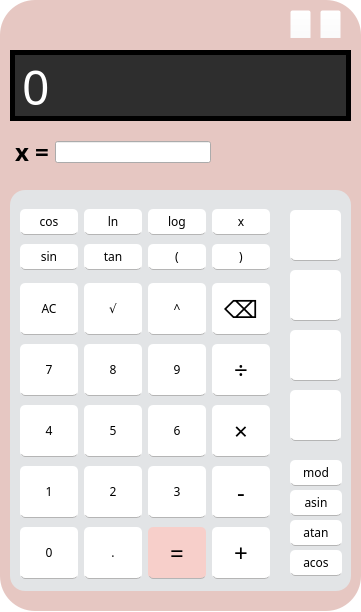
<?xml version="1.0" encoding="UTF-8"?>
<ui version="4.0">
 <class>MainWindow</class>
 <widget class="QMainWindow" name="MainWindow">
  <property name="geometry">
   <rect>
    <x>0</x>
    <y>0</y>
    <width>361</width>
    <height>612</height>
   </rect>
  </property>
  <property name="windowTitle">
   <string>MainWindow</string>
  </property>
  <property name="styleSheet">
   <string notr="true">QMainWindow {
background-color: rgba(255, 255, 255, 0);
border-radius: 15px;
}</string>
  </property>
  <widget class="QWidget" name="centralwidget">
   <widget class="QFrame" name="Calculator">
    <property name="geometry">
     <rect>
      <x>0</x>
      <y>0</y>
      <width>361</width>
      <height>611</height>
     </rect>
    </property>
    <property name="font">
     <font/>
    </property>
    <property name="styleSheet">
     <string notr="true">QFrame {
border-radius: 35%;
background-color: #E6C7C2;
}
</string>
    </property>
    <property name="frameShape">
     <enum>QFrame::StyledPanel</enum>
    </property>
    <property name="frameShadow">
     <enum>QFrame::Raised</enum>
    </property>
    <widget class="QLineEdit" name="InputArea">
     <property name="geometry">
      <rect>
       <x>10</x>
       <y>50</y>
       <width>341</width>
       <height>71</height>
      </rect>
     </property>
     <property name="font">
      <font>
       <family>Digital-7</family>
       <pointsize>36</pointsize>
      </font>
     </property>
     <property name="styleSheet">
      <string notr="true">QLineEdit {
background-color: #2e2e2e;
border: 5px solid black;
border-radius: 0px;
padding: 5px;
color: #fff;
}</string>
     </property>
     <property name="text">
      <string>0</string>
     </property>
    </widget>
    <widget class="QFrame" name="KeyPad">
     <property name="geometry">
      <rect>
       <x>10</x>
       <y>190</y>
       <width>341</width>
       <height>401</height>
      </rect>
     </property>
     <property name="font">
      <font/>
     </property>
     <property name="styleSheet">
      <string notr="true">QFrame {
background-color: #E2E4E6;
border-radius: 15px;
padding: 10px;
}

QPushButton {
color: #000;
border-bottom: 1px solid #b5b5b5;
border-radius:  5px;
background-color: #fff;
}

QPushButton::pressed {
background-color: grey;
}</string>
     </property>
     <property name="frameShape">
      <enum>QFrame::StyledPanel</enum>
     </property>
     <property name="frameShadow">
      <enum>QFrame::Raised</enum>
     </property>
     <widget class="QWidget" name="gridLayoutWidget">
      <property name="geometry">
       <rect>
        <x>10</x>
        <y>10</y>
        <width>252</width>
        <height>391</height>
       </rect>
      </property>
      <layout class="QGridLayout" name="Main_Btns">
       <property name="sizeConstraint">
        <enum>QLayout::SetDefaultConstraint</enum>
       </property>
       <property name="leftMargin">
        <number>0</number>
       </property>
       <property name="topMargin">
        <number>0</number>
       </property>
       <property name="rightMargin">
        <number>0</number>
       </property>
       <property name="bottomMargin">
        <number>5</number>
       </property>
       <property name="horizontalSpacing">
        <number>-1</number>
       </property>
       <property name="verticalSpacing">
        <number>0</number>
       </property>
       <item row="3" column="3">
        <widget class="QPushButton" name="pushButton_div">
         <property name="sizePolicy">
          <sizepolicy hsizetype="Maximum" vsizetype="Maximum">
           <horstretch>0</horstretch>
           <verstretch>0</verstretch>
          </sizepolicy>
         </property>
         <property name="minimumSize">
          <size>
           <width>52</width>
           <height>52</height>
          </size>
         </property>
         <property name="maximumSize">
          <size>
           <width>58</width>
           <height>44</height>
          </size>
         </property>
         <property name="baseSize">
          <size>
           <width>30</width>
           <height>30</height>
          </size>
         </property>
         <property name="font">
          <font>
           <family>Fira Code</family>
           <pointsize>18</pointsize>
          </font>
         </property>
         <property name="text">
          <string>÷</string>
         </property>
        </widget>
       </item>
       <item row="5" column="2">
        <widget class="QPushButton" name="pushButton_three">
         <property name="sizePolicy">
          <sizepolicy hsizetype="Maximum" vsizetype="Maximum">
           <horstretch>0</horstretch>
           <verstretch>0</verstretch>
          </sizepolicy>
         </property>
         <property name="minimumSize">
          <size>
           <width>52</width>
           <height>52</height>
          </size>
         </property>
         <property name="maximumSize">
          <size>
           <width>58</width>
           <height>44</height>
          </size>
         </property>
         <property name="baseSize">
          <size>
           <width>30</width>
           <height>30</height>
          </size>
         </property>
         <property name="font">
          <font>
           <family>Fira Code</family>
          </font>
         </property>
         <property name="text">
          <string>3</string>
         </property>
        </widget>
       </item>
       <item row="6" column="2">
        <widget class="QPushButton" name="pushButton_eq">
         <property name="sizePolicy">
          <sizepolicy hsizetype="Maximum" vsizetype="Maximum">
           <horstretch>0</horstretch>
           <verstretch>0</verstretch>
          </sizepolicy>
         </property>
         <property name="minimumSize">
          <size>
           <width>52</width>
           <height>52</height>
          </size>
         </property>
         <property name="maximumSize">
          <size>
           <width>58</width>
           <height>44</height>
          </size>
         </property>
         <property name="baseSize">
          <size>
           <width>30</width>
           <height>30</height>
          </size>
         </property>
         <property name="font">
          <font>
           <family>Fira Code</family>
           <pointsize>18</pointsize>
          </font>
         </property>
         <property name="styleSheet">
          <string notr="true">#pushButton_eq {
background-color: #F7CFCA;
}



#pushButton_eq:pressed {
background-color: #BF8F8F;
}</string>
         </property>
         <property name="text">
          <string>=</string>
         </property>
        </widget>
       </item>
       <item row="4" column="2">
        <widget class="QPushButton" name="pushButton_six">
         <property name="sizePolicy">
          <sizepolicy hsizetype="Maximum" vsizetype="Maximum">
           <horstretch>0</horstretch>
           <verstretch>0</verstretch>
          </sizepolicy>
         </property>
         <property name="minimumSize">
          <size>
           <width>52</width>
           <height>52</height>
          </size>
         </property>
         <property name="maximumSize">
          <size>
           <width>58</width>
           <height>44</height>
          </size>
         </property>
         <property name="baseSize">
          <size>
           <width>30</width>
           <height>30</height>
          </size>
         </property>
         <property name="font">
          <font>
           <family>Fira Code</family>
          </font>
         </property>
         <property name="text">
          <string>6</string>
         </property>
        </widget>
       </item>
       <item row="1" column="3">
        <widget class="QPushButton" name="pushButton_clbracket">
         <property name="sizePolicy">
          <sizepolicy hsizetype="Maximum" vsizetype="Maximum">
           <horstretch>0</horstretch>
           <verstretch>0</verstretch>
          </sizepolicy>
         </property>
         <property name="minimumSize">
          <size>
           <width>52</width>
           <height>26</height>
          </size>
         </property>
         <property name="maximumSize">
          <size>
           <width>58</width>
           <height>26</height>
          </size>
         </property>
         <property name="baseSize">
          <size>
           <width>30</width>
           <height>30</height>
          </size>
         </property>
         <property name="font">
          <font>
           <family>Fira Code</family>
          </font>
         </property>
         <property name="text">
          <string>)</string>
         </property>
        </widget>
       </item>
       <item row="0" column="2">
        <widget class="QPushButton" name="pushButton_log">
         <property name="sizePolicy">
          <sizepolicy hsizetype="Maximum" vsizetype="Maximum">
           <horstretch>0</horstretch>
           <verstretch>0</verstretch>
          </sizepolicy>
         </property>
         <property name="minimumSize">
          <size>
           <width>52</width>
           <height>26</height>
          </size>
         </property>
         <property name="maximumSize">
          <size>
           <width>58</width>
           <height>26</height>
          </size>
         </property>
         <property name="baseSize">
          <size>
           <width>30</width>
           <height>30</height>
          </size>
         </property>
         <property name="font">
          <font>
           <family>Fira Code</family>
          </font>
         </property>
         <property name="text">
          <string>log</string>
         </property>
        </widget>
       </item>
       <item row="5" column="3">
        <widget class="QPushButton" name="pushButton_minus">
         <property name="sizePolicy">
          <sizepolicy hsizetype="Maximum" vsizetype="Maximum">
           <horstretch>0</horstretch>
           <verstretch>0</verstretch>
          </sizepolicy>
         </property>
         <property name="minimumSize">
          <size>
           <width>52</width>
           <height>52</height>
          </size>
         </property>
         <property name="maximumSize">
          <size>
           <width>58</width>
           <height>44</height>
          </size>
         </property>
         <property name="baseSize">
          <size>
           <width>30</width>
           <height>30</height>
          </size>
         </property>
         <property name="font">
          <font>
           <family>Fira Code</family>
           <pointsize>18</pointsize>
          </font>
         </property>
         <property name="text">
          <string>-</string>
         </property>
        </widget>
       </item>
       <item row="4" column="0">
        <widget class="QPushButton" name="pushButton_four">
         <property name="sizePolicy">
          <sizepolicy hsizetype="Maximum" vsizetype="Maximum">
           <horstretch>0</horstretch>
           <verstretch>0</verstretch>
          </sizepolicy>
         </property>
         <property name="minimumSize">
          <size>
           <width>52</width>
           <height>52</height>
          </size>
         </property>
         <property name="maximumSize">
          <size>
           <width>58</width>
           <height>44</height>
          </size>
         </property>
         <property name="baseSize">
          <size>
           <width>30</width>
           <height>30</height>
          </size>
         </property>
         <property name="font">
          <font>
           <family>Fira Code</family>
          </font>
         </property>
         <property name="text">
          <string>4</string>
         </property>
        </widget>
       </item>
       <item row="0" column="1">
        <widget class="QPushButton" name="pushButton_ln">
         <property name="sizePolicy">
          <sizepolicy hsizetype="Maximum" vsizetype="Maximum">
           <horstretch>0</horstretch>
           <verstretch>0</verstretch>
          </sizepolicy>
         </property>
         <property name="minimumSize">
          <size>
           <width>52</width>
           <height>26</height>
          </size>
         </property>
         <property name="maximumSize">
          <size>
           <width>58</width>
           <height>26</height>
          </size>
         </property>
         <property name="baseSize">
          <size>
           <width>30</width>
           <height>30</height>
          </size>
         </property>
         <property name="font">
          <font>
           <family>Fira Code</family>
          </font>
         </property>
         <property name="text">
          <string>ln</string>
         </property>
        </widget>
       </item>
       <item row="4" column="1">
        <widget class="QPushButton" name="pushButton_five">
         <property name="sizePolicy">
          <sizepolicy hsizetype="Maximum" vsizetype="Maximum">
           <horstretch>0</horstretch>
           <verstretch>0</verstretch>
          </sizepolicy>
         </property>
         <property name="minimumSize">
          <size>
           <width>52</width>
           <height>52</height>
          </size>
         </property>
         <property name="maximumSize">
          <size>
           <width>58</width>
           <height>44</height>
          </size>
         </property>
         <property name="baseSize">
          <size>
           <width>30</width>
           <height>30</height>
          </size>
         </property>
         <property name="font">
          <font>
           <family>Fira Code</family>
          </font>
         </property>
         <property name="text">
          <string>5</string>
         </property>
        </widget>
       </item>
       <item row="5" column="0">
        <widget class="QPushButton" name="pushButton_one">
         <property name="sizePolicy">
          <sizepolicy hsizetype="Maximum" vsizetype="Maximum">
           <horstretch>0</horstretch>
           <verstretch>0</verstretch>
          </sizepolicy>
         </property>
         <property name="minimumSize">
          <size>
           <width>52</width>
           <height>52</height>
          </size>
         </property>
         <property name="maximumSize">
          <size>
           <width>58</width>
           <height>44</height>
          </size>
         </property>
         <property name="baseSize">
          <size>
           <width>30</width>
           <height>30</height>
          </size>
         </property>
         <property name="font">
          <font>
           <family>Fira Code</family>
          </font>
         </property>
         <property name="text">
          <string>1</string>
         </property>
        </widget>
       </item>
       <item row="1" column="1">
        <widget class="QPushButton" name="pushButton_tan">
         <property name="sizePolicy">
          <sizepolicy hsizetype="Maximum" vsizetype="Maximum">
           <horstretch>0</horstretch>
           <verstretch>0</verstretch>
          </sizepolicy>
         </property>
         <property name="minimumSize">
          <size>
           <width>52</width>
           <height>26</height>
          </size>
         </property>
         <property name="maximumSize">
          <size>
           <width>58</width>
           <height>26</height>
          </size>
         </property>
         <property name="baseSize">
          <size>
           <width>30</width>
           <height>30</height>
          </size>
         </property>
         <property name="font">
          <font>
           <family>Fira Code</family>
          </font>
         </property>
         <property name="text">
          <string>tan</string>
         </property>
        </widget>
       </item>
       <item row="3" column="0">
        <widget class="QPushButton" name="pushButton_seven">
         <property name="sizePolicy">
          <sizepolicy hsizetype="Maximum" vsizetype="Maximum">
           <horstretch>0</horstretch>
           <verstretch>0</verstretch>
          </sizepolicy>
         </property>
         <property name="minimumSize">
          <size>
           <width>52</width>
           <height>52</height>
          </size>
         </property>
         <property name="maximumSize">
          <size>
           <width>58</width>
           <height>44</height>
          </size>
         </property>
         <property name="baseSize">
          <size>
           <width>30</width>
           <height>30</height>
          </size>
         </property>
         <property name="font">
          <font>
           <family>Fira Code</family>
          </font>
         </property>
         <property name="text">
          <string>7</string>
         </property>
        </widget>
       </item>
       <item row="6" column="3">
        <widget class="QPushButton" name="pushButton_plus">
         <property name="sizePolicy">
          <sizepolicy hsizetype="Maximum" vsizetype="Maximum">
           <horstretch>0</horstretch>
           <verstretch>0</verstretch>
          </sizepolicy>
         </property>
         <property name="minimumSize">
          <size>
           <width>52</width>
           <height>52</height>
          </size>
         </property>
         <property name="maximumSize">
          <size>
           <width>58</width>
           <height>44</height>
          </size>
         </property>
         <property name="baseSize">
          <size>
           <width>30</width>
           <height>30</height>
          </size>
         </property>
         <property name="font">
          <font>
           <family>Fira Code</family>
           <pointsize>18</pointsize>
          </font>
         </property>
         <property name="text">
          <string>+</string>
         </property>
        </widget>
       </item>
       <item row="5" column="1">
        <widget class="QPushButton" name="pushButton_two">
         <property name="sizePolicy">
          <sizepolicy hsizetype="Maximum" vsizetype="Maximum">
           <horstretch>0</horstretch>
           <verstretch>0</verstretch>
          </sizepolicy>
         </property>
         <property name="minimumSize">
          <size>
           <width>52</width>
           <height>52</height>
          </size>
         </property>
         <property name="maximumSize">
          <size>
           <width>58</width>
           <height>44</height>
          </size>
         </property>
         <property name="baseSize">
          <size>
           <width>30</width>
           <height>30</height>
          </size>
         </property>
         <property name="font">
          <font>
           <family>Fira Code</family>
          </font>
         </property>
         <property name="text">
          <string>2</string>
         </property>
        </widget>
       </item>
       <item row="6" column="0">
        <widget class="QPushButton" name="pushButton_zero">
         <property name="sizePolicy">
          <sizepolicy hsizetype="Maximum" vsizetype="Maximum">
           <horstretch>0</horstretch>
           <verstretch>0</verstretch>
          </sizepolicy>
         </property>
         <property name="minimumSize">
          <size>
           <width>52</width>
           <height>52</height>
          </size>
         </property>
         <property name="maximumSize">
          <size>
           <width>58</width>
           <height>44</height>
          </size>
         </property>
         <property name="baseSize">
          <size>
           <width>30</width>
           <height>30</height>
          </size>
         </property>
         <property name="font">
          <font>
           <family>Fira Code</family>
          </font>
         </property>
         <property name="text">
          <string>0</string>
         </property>
        </widget>
       </item>
       <item row="3" column="2">
        <widget class="QPushButton" name="pushButton_nine">
         <property name="sizePolicy">
          <sizepolicy hsizetype="Maximum" vsizetype="Maximum">
           <horstretch>0</horstretch>
           <verstretch>0</verstretch>
          </sizepolicy>
         </property>
         <property name="minimumSize">
          <size>
           <width>52</width>
           <height>52</height>
          </size>
         </property>
         <property name="maximumSize">
          <size>
           <width>58</width>
           <height>44</height>
          </size>
         </property>
         <property name="baseSize">
          <size>
           <width>30</width>
           <height>30</height>
          </size>
         </property>
         <property name="font">
          <font>
           <family>Fira Code</family>
          </font>
         </property>
         <property name="text">
          <string>9</string>
         </property>
        </widget>
       </item>
       <item row="3" column="1">
        <widget class="QPushButton" name="pushButton_eight">
         <property name="sizePolicy">
          <sizepolicy hsizetype="Maximum" vsizetype="Maximum">
           <horstretch>0</horstretch>
           <verstretch>0</verstretch>
          </sizepolicy>
         </property>
         <property name="minimumSize">
          <size>
           <width>52</width>
           <height>52</height>
          </size>
         </property>
         <property name="maximumSize">
          <size>
           <width>58</width>
           <height>44</height>
          </size>
         </property>
         <property name="baseSize">
          <size>
           <width>30</width>
           <height>30</height>
          </size>
         </property>
         <property name="font">
          <font>
           <family>Fira Code</family>
          </font>
         </property>
         <property name="text">
          <string>8</string>
         </property>
        </widget>
       </item>
       <item row="0" column="3">
        <widget class="QPushButton" name="pushButton_x">
         <property name="sizePolicy">
          <sizepolicy hsizetype="Maximum" vsizetype="Maximum">
           <horstretch>0</horstretch>
           <verstretch>0</verstretch>
          </sizepolicy>
         </property>
         <property name="minimumSize">
          <size>
           <width>52</width>
           <height>26</height>
          </size>
         </property>
         <property name="maximumSize">
          <size>
           <width>58</width>
           <height>26</height>
          </size>
         </property>
         <property name="baseSize">
          <size>
           <width>30</width>
           <height>30</height>
          </size>
         </property>
         <property name="font">
          <font>
           <family>Fira Code</family>
          </font>
         </property>
         <property name="text">
          <string>x</string>
         </property>
        </widget>
       </item>
       <item row="1" column="0">
        <widget class="QPushButton" name="pushButton_sin">
         <property name="sizePolicy">
          <sizepolicy hsizetype="Maximum" vsizetype="Maximum">
           <horstretch>0</horstretch>
           <verstretch>0</verstretch>
          </sizepolicy>
         </property>
         <property name="minimumSize">
          <size>
           <width>52</width>
           <height>26</height>
          </size>
         </property>
         <property name="maximumSize">
          <size>
           <width>58</width>
           <height>26</height>
          </size>
         </property>
         <property name="baseSize">
          <size>
           <width>30</width>
           <height>30</height>
          </size>
         </property>
         <property name="font">
          <font>
           <family>Fira Code</family>
          </font>
         </property>
         <property name="text">
          <string>sin</string>
         </property>
        </widget>
       </item>
       <item row="6" column="1">
        <widget class="QPushButton" name="pushButton_dot">
         <property name="sizePolicy">
          <sizepolicy hsizetype="Maximum" vsizetype="Maximum">
           <horstretch>0</horstretch>
           <verstretch>0</verstretch>
          </sizepolicy>
         </property>
         <property name="minimumSize">
          <size>
           <width>52</width>
           <height>52</height>
          </size>
         </property>
         <property name="maximumSize">
          <size>
           <width>58</width>
           <height>44</height>
          </size>
         </property>
         <property name="baseSize">
          <size>
           <width>30</width>
           <height>30</height>
          </size>
         </property>
         <property name="font">
          <font>
           <family>Fira Code</family>
          </font>
         </property>
         <property name="text">
          <string>.</string>
         </property>
        </widget>
       </item>
       <item row="0" column="0">
        <widget class="QPushButton" name="pushButton_cos">
         <property name="sizePolicy">
          <sizepolicy hsizetype="Maximum" vsizetype="Maximum">
           <horstretch>0</horstretch>
           <verstretch>0</verstretch>
          </sizepolicy>
         </property>
         <property name="minimumSize">
          <size>
           <width>52</width>
           <height>26</height>
          </size>
         </property>
         <property name="maximumSize">
          <size>
           <width>58</width>
           <height>26</height>
          </size>
         </property>
         <property name="baseSize">
          <size>
           <width>30</width>
           <height>30</height>
          </size>
         </property>
         <property name="font">
          <font>
           <family>Fira Code</family>
          </font>
         </property>
         <property name="text">
          <string>cos</string>
         </property>
        </widget>
       </item>
       <item row="1" column="2">
        <widget class="QPushButton" name="pushButton_opbracket">
         <property name="sizePolicy">
          <sizepolicy hsizetype="Maximum" vsizetype="Maximum">
           <horstretch>0</horstretch>
           <verstretch>0</verstretch>
          </sizepolicy>
         </property>
         <property name="minimumSize">
          <size>
           <width>52</width>
           <height>26</height>
          </size>
         </property>
         <property name="maximumSize">
          <size>
           <width>58</width>
           <height>26</height>
          </size>
         </property>
         <property name="baseSize">
          <size>
           <width>30</width>
           <height>30</height>
          </size>
         </property>
         <property name="font">
          <font>
           <family>Fira Code</family>
          </font>
         </property>
         <property name="text">
          <string>(</string>
         </property>
        </widget>
       </item>
       <item row="4" column="3">
        <widget class="QPushButton" name="pushButton_mult">
         <property name="sizePolicy">
          <sizepolicy hsizetype="Maximum" vsizetype="Maximum">
           <horstretch>0</horstretch>
           <verstretch>0</verstretch>
          </sizepolicy>
         </property>
         <property name="minimumSize">
          <size>
           <width>52</width>
           <height>52</height>
          </size>
         </property>
         <property name="maximumSize">
          <size>
           <width>58</width>
           <height>44</height>
          </size>
         </property>
         <property name="baseSize">
          <size>
           <width>30</width>
           <height>30</height>
          </size>
         </property>
         <property name="font">
          <font>
           <family>Fira Code</family>
           <pointsize>18</pointsize>
          </font>
         </property>
         <property name="text">
          <string>×</string>
         </property>
        </widget>
       </item>
       <item row="2" column="0">
        <widget class="QPushButton" name="pushButton_clear">
         <property name="sizePolicy">
          <sizepolicy hsizetype="Maximum" vsizetype="Maximum">
           <horstretch>0</horstretch>
           <verstretch>0</verstretch>
          </sizepolicy>
         </property>
         <property name="minimumSize">
          <size>
           <width>52</width>
           <height>52</height>
          </size>
         </property>
         <property name="maximumSize">
          <size>
           <width>58</width>
           <height>44</height>
          </size>
         </property>
         <property name="baseSize">
          <size>
           <width>30</width>
           <height>30</height>
          </size>
         </property>
         <property name="font">
          <font>
           <family>Fira Code</family>
          </font>
         </property>
         <property name="text">
          <string>AC</string>
         </property>
        </widget>
       </item>
       <item row="2" column="1">
        <widget class="QPushButton" name="pushButton_sqrt">
         <property name="sizePolicy">
          <sizepolicy hsizetype="Maximum" vsizetype="Maximum">
           <horstretch>0</horstretch>
           <verstretch>0</verstretch>
          </sizepolicy>
         </property>
         <property name="minimumSize">
          <size>
           <width>52</width>
           <height>52</height>
          </size>
         </property>
         <property name="maximumSize">
          <size>
           <width>58</width>
           <height>44</height>
          </size>
         </property>
         <property name="baseSize">
          <size>
           <width>30</width>
           <height>30</height>
          </size>
         </property>
         <property name="font">
          <font>
           <family>Fira Code</family>
          </font>
         </property>
         <property name="text">
          <string>√</string>
         </property>
        </widget>
       </item>
       <item row="2" column="3">
        <widget class="QPushButton" name="pushButton_del">
         <property name="sizePolicy">
          <sizepolicy hsizetype="Maximum" vsizetype="Maximum">
           <horstretch>0</horstretch>
           <verstretch>0</verstretch>
          </sizepolicy>
         </property>
         <property name="minimumSize">
          <size>
           <width>52</width>
           <height>52</height>
          </size>
         </property>
         <property name="maximumSize">
          <size>
           <width>58</width>
           <height>44</height>
          </size>
         </property>
         <property name="baseSize">
          <size>
           <width>30</width>
           <height>30</height>
          </size>
         </property>
         <property name="font">
          <font>
           <family>Fira Code</family>
           <pointsize>18</pointsize>
           <italic>false</italic>
          </font>
         </property>
         <property name="text">
          <string>⌫</string>
         </property>
        </widget>
       </item>
       <item row="2" column="2">
        <widget class="QPushButton" name="pushButton_pow">
         <property name="sizePolicy">
          <sizepolicy hsizetype="Maximum" vsizetype="Maximum">
           <horstretch>0</horstretch>
           <verstretch>0</verstretch>
          </sizepolicy>
         </property>
         <property name="minimumSize">
          <size>
           <width>52</width>
           <height>52</height>
          </size>
         </property>
         <property name="maximumSize">
          <size>
           <width>58</width>
           <height>44</height>
          </size>
         </property>
         <property name="baseSize">
          <size>
           <width>30</width>
           <height>30</height>
          </size>
         </property>
         <property name="font">
          <font>
           <family>Fira Code</family>
          </font>
         </property>
         <property name="text">
          <string>^</string>
         </property>
        </widget>
       </item>
      </layout>
     </widget>
     <widget class="QFrame" name="PopUp_Func">
      <property name="geometry">
       <rect>
        <x>280</x>
        <y>20</y>
        <width>51</width>
        <height>231</height>
       </rect>
      </property>
      <property name="styleSheet">
       <string notr="true">QPushButton:checked {
	
	background-color: rgb(242, 226, 223);
}</string>
      </property>
      <property name="frameShape">
       <enum>QFrame::StyledPanel</enum>
      </property>
      <property name="frameShadow">
       <enum>QFrame::Raised</enum>
      </property>
      <widget class="QPushButton" name="pushButton_plot">
       <property name="geometry">
        <rect>
         <x>0</x>
         <y>0</y>
         <width>51</width>
         <height>51</height>
        </rect>
       </property>
       <property name="styleSheet">
        <string notr="true">QPushButton {
	image: url(:/res/img/plot.png);
}

</string>
       </property>
       <property name="text">
        <string/>
       </property>
      </widget>
      <widget class="QPushButton" name="pushButton_deposit">
       <property name="geometry">
        <rect>
         <x>0</x>
         <y>60</y>
         <width>51</width>
         <height>51</height>
        </rect>
       </property>
       <property name="styleSheet">
        <string notr="true">QPushButton {
	image: url(:/res/img/deposit.png);
}</string>
       </property>
       <property name="text">
        <string/>
       </property>
      </widget>
      <widget class="QPushButton" name="pushButton_rpn">
       <property name="geometry">
        <rect>
         <x>0</x>
         <y>180</y>
         <width>51</width>
         <height>51</height>
        </rect>
       </property>
       <property name="styleSheet">
        <string notr="true">QPushButton {
	image: url(:/res/img/rpn.png);
}</string>
       </property>
       <property name="text">
        <string/>
       </property>
      </widget>
      <widget class="QPushButton" name="pushButton_credit">
       <property name="geometry">
        <rect>
         <x>0</x>
         <y>120</y>
         <width>51</width>
         <height>51</height>
        </rect>
       </property>
       <property name="styleSheet">
        <string notr="true">QPushButton {
	image: url(:/res/img/credit.png);
}</string>
       </property>
       <property name="text">
        <string/>
       </property>
      </widget>
     </widget>
     <widget class="QFrame" name="Bonus_Func">
      <property name="geometry">
       <rect>
        <x>280</x>
        <y>260</y>
        <width>61</width>
        <height>131</height>
       </rect>
      </property>
      <property name="frameShape">
       <enum>QFrame::StyledPanel</enum>
      </property>
      <property name="frameShadow">
       <enum>QFrame::Raised</enum>
      </property>
      <widget class="QPushButton" name="pushButton_acos">
       <property name="geometry">
        <rect>
         <x>0</x>
         <y>100</y>
         <width>52</width>
         <height>26</height>
        </rect>
       </property>
       <property name="sizePolicy">
        <sizepolicy hsizetype="Maximum" vsizetype="Maximum">
         <horstretch>0</horstretch>
         <verstretch>0</verstretch>
        </sizepolicy>
       </property>
       <property name="minimumSize">
        <size>
         <width>52</width>
         <height>26</height>
        </size>
       </property>
       <property name="maximumSize">
        <size>
         <width>58</width>
         <height>26</height>
        </size>
       </property>
       <property name="baseSize">
        <size>
         <width>30</width>
         <height>30</height>
        </size>
       </property>
       <property name="font">
        <font>
         <family>Fira Code</family>
        </font>
       </property>
       <property name="text">
        <string>acos</string>
       </property>
      </widget>
      <widget class="QPushButton" name="pushButton_mod">
       <property name="geometry">
        <rect>
         <x>0</x>
         <y>10</y>
         <width>52</width>
         <height>26</height>
        </rect>
       </property>
       <property name="sizePolicy">
        <sizepolicy hsizetype="Maximum" vsizetype="Maximum">
         <horstretch>0</horstretch>
         <verstretch>0</verstretch>
        </sizepolicy>
       </property>
       <property name="minimumSize">
        <size>
         <width>52</width>
         <height>26</height>
        </size>
       </property>
       <property name="maximumSize">
        <size>
         <width>58</width>
         <height>26</height>
        </size>
       </property>
       <property name="baseSize">
        <size>
         <width>30</width>
         <height>30</height>
        </size>
       </property>
       <property name="font">
        <font>
         <family>Fira Code</family>
        </font>
       </property>
       <property name="text">
        <string>mod</string>
       </property>
      </widget>
      <widget class="QPushButton" name="pushButton_atan">
       <property name="geometry">
        <rect>
         <x>0</x>
         <y>70</y>
         <width>52</width>
         <height>26</height>
        </rect>
       </property>
       <property name="sizePolicy">
        <sizepolicy hsizetype="Maximum" vsizetype="Maximum">
         <horstretch>0</horstretch>
         <verstretch>0</verstretch>
        </sizepolicy>
       </property>
       <property name="minimumSize">
        <size>
         <width>52</width>
         <height>26</height>
        </size>
       </property>
       <property name="maximumSize">
        <size>
         <width>58</width>
         <height>26</height>
        </size>
       </property>
       <property name="baseSize">
        <size>
         <width>30</width>
         <height>30</height>
        </size>
       </property>
       <property name="font">
        <font>
         <family>Fira Code</family>
        </font>
       </property>
       <property name="text">
        <string>atan</string>
       </property>
      </widget>
      <widget class="QPushButton" name="pushButton_asin">
       <property name="geometry">
        <rect>
         <x>0</x>
         <y>40</y>
         <width>52</width>
         <height>26</height>
        </rect>
       </property>
       <property name="sizePolicy">
        <sizepolicy hsizetype="Maximum" vsizetype="Maximum">
         <horstretch>0</horstretch>
         <verstretch>0</verstretch>
        </sizepolicy>
       </property>
       <property name="minimumSize">
        <size>
         <width>52</width>
         <height>26</height>
        </size>
       </property>
       <property name="maximumSize">
        <size>
         <width>58</width>
         <height>26</height>
        </size>
       </property>
       <property name="baseSize">
        <size>
         <width>30</width>
         <height>30</height>
        </size>
       </property>
       <property name="font">
        <font>
         <family>Fira Code</family>
        </font>
       </property>
       <property name="text">
        <string>asin</string>
       </property>
      </widget>
     </widget>
    </widget>
    <widget class="QWidget" name="layoutWidget">
     <property name="geometry">
      <rect>
       <x>10</x>
       <y>130</y>
       <width>201</width>
       <height>44</height>
      </rect>
     </property>
     <layout class="QHBoxLayout" name="frame_x">
      <property name="leftMargin">
       <number>5</number>
      </property>
      <item>
       <widget class="QLabel" name="label_fxico">
        <property name="font">
         <font>
          <family>Fira Code</family>
          <pointsize>18</pointsize>
          <bold>true</bold>
         </font>
        </property>
        <property name="text">
         <string>x =</string>
        </property>
       </widget>
      </item>
      <item>
       <widget class="QLineEdit" name="lineedit_xinput"/>
      </item>
     </layout>
    </widget>
    <widget class="QFrame" name="window_control">
     <property name="geometry">
      <rect>
       <x>250</x>
       <y>10</y>
       <width>91</width>
       <height>28</height>
      </rect>
     </property>
     <property name="frameShape">
      <enum>QFrame::StyledPanel</enum>
     </property>
     <property name="frameShadow">
      <enum>QFrame::Raised</enum>
     </property>
     <widget class="QPushButton" name="pushButton_close">
      <property name="geometry">
       <rect>
        <x>70</x>
        <y>0</y>
        <width>21</width>
        <height>31</height>
       </rect>
      </property>
      <property name="styleSheet">
       <string notr="true">QPushButton {
	image: url(:/res/img/close.png);
background-color: rgba(255, 255, 255, 0);
}</string>
      </property>
      <property name="text">
       <string/>
      </property>
     </widget>
     <widget class="QPushButton" name="pushButton_minimize">
      <property name="geometry">
       <rect>
        <x>40</x>
        <y>0</y>
        <width>21</width>
        <height>31</height>
       </rect>
      </property>
      <property name="styleSheet">
       <string notr="true">QPushButton {
image: url(:/res/img/minimize.png);
	background-color: rgba(255, 255, 255, 0);
}
</string>
      </property>
      <property name="text">
       <string/>
      </property>
     </widget>
    </widget>
    <widget class="QLabel" name="fx">
     <property name="geometry">
      <rect>
       <x>10</x>
       <y>20</y>
       <width>31</width>
       <height>21</height>
      </rect>
     </property>
     <property name="styleSheet">
      <string notr="true">QLabel {
color: black;
text-align: right;
	image: url(:/res/img/fx.png);
}</string>
     </property>
     <property name="text">
      <string/>
     </property>
    </widget>
   </widget>
  </widget>
 </widget>
 <resources/>
 <connections/>
</ui>
